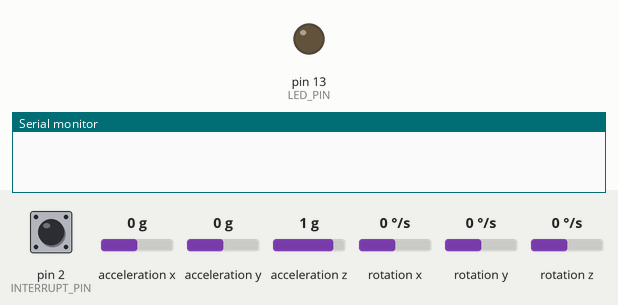
Simulated run of this sketch. Board: Arduino Leonardo, built with avr-gcc and run on an emulated ATmega32U4. Shown: output pins drawn as LEDs (lit = HIGH), the last lines printed to the serial monitor. Wiring (inferred from the names in the program): MPU-6050 motion sensor at I2C address 0x68. Dashed ring = blinking. The inputs (shaded band) are chosen by the test bench; at power-on: acceleration y 0 g, pin 2 (INTERRUPT_PIN) LOW, acceleration x 0 g, acceleration z 1 g, rotation x 0 °/s, rotation y 0 °/s, rotation z 0 °/s. The sensor or clock chip raises its interrupt line as the real part does.

Above: at 0.1 s.
At 1.7 s:
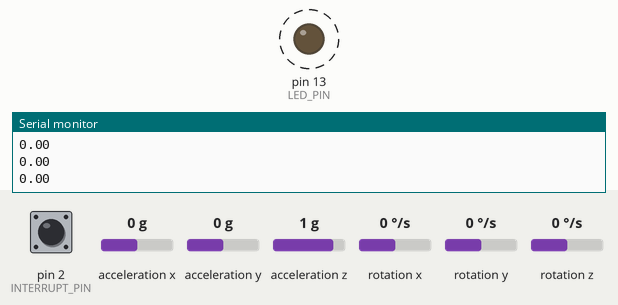
1.8 s: acceleration y set to 0.8 g
At 2.1 s:
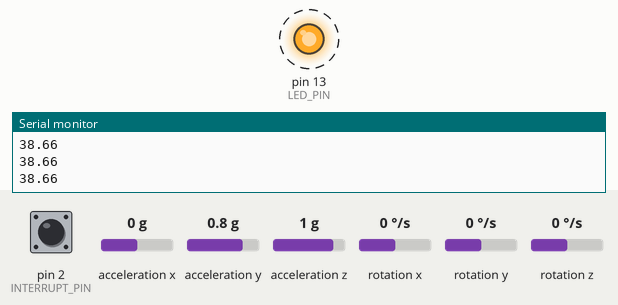
Timing chart, 0 to 57.3 s (numbered marks = the images above; inputs shaded):
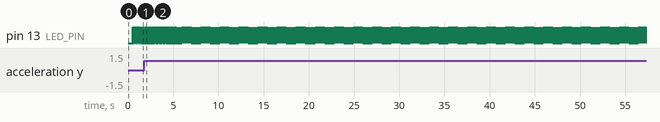

Measured:
- after the input at 1.8 s, pin 13 (LED_PIN): alternates HIGH for 0.03 s and LOW for 0.03 s, starting after 0.55 s
- by itself, pin 13 (LED_PIN): alternates HIGH for 0.02 s and LOW for 0.02 s

The sketch:

smart_home_training.ino
```cpp
// I2C device class (I2Cdev) demonstration Arduino sketch for MPU6050 class using DMP (MotionApps v2.0)
// 6/21/2012 by Jeff Rowberg <jeff@rowberg.net>
// Updates should (hopefully) always be available at https://github.com/jrowberg/i2cdevlib
//
// Changelog:
//      2019-07-08 - Added Auto Calibration and offset generator
//         - and altered FIFO retrieval sequence to avoid using blocking code
//      2016-04-18 - Eliminated a potential infinite loop
//      2013-05-08 - added seamless Fastwire support
//                 - added note about gyro calibration
//      2012-06-21 - added note about Arduino 1.0.1 + Leonardo compatibility error
//      2012-06-20 - improved FIFO overflow handling and simplified read process
//      2012-06-19 - completely rearranged DMP initialization code and simplification
//      2012-06-13 - pull gyro and accel data from FIFO packet instead of reading directly
//      2012-06-09 - fix broken FIFO read sequence and change interrupt detection to RISING
//      2012-06-05 - add gravity-compensated initial reference frame acceleration output
//                 - add 3D math helper file to DMP6 example sketch
//                 - add Euler output and Yaw/Pitch/Roll output formats
//      2012-06-04 - remove accel offset clearing for better results (thanks Sungon Lee)
//      2012-06-01 - fixed gyro sensitivity to be 2000 deg/sec instead of 250
//      2012-05-30 - basic DMP initialization working

/* ============================================
I2Cdev device library code is placed under the MIT license
Copyright (c) 2012 Jeff Rowberg

Permission is hereby granted, free of charge, to any person obtaining a copy
of this software and associated documentation files (the "Software"), to deal
in the Software without restriction, including without limitation the rights
to use, copy, modify, merge, publish, distribute, sublicense, and/or sell
copies of the Software, and to permit persons to whom the Software is
furnished to do so, subject to the following conditions:

The above copyright notice and this permission notice shall be included in
all copies or substantial portions of the Software.

THE SOFTWARE IS PROVIDED "AS IS", WITHOUT WARRANTY OF ANY KIND, EXPRESS OR
IMPLIED, INCLUDING BUT NOT LIMITED TO THE WARRANTIES OF MERCHANTABILITY,
FITNESS FOR A PARTICULAR PURPOSE AND NONINFRINGEMENT. IN NO EVENT SHALL THE
AUTHORS OR COPYRIGHT HOLDERS BE LIABLE FOR ANY CLAIM, DAMAGES OR OTHER
LIABILITY, WHETHER IN AN ACTION OF CONTRACT, TORT OR OTHERWISE, ARISING FROM,
OUT OF OR IN CONNECTION WITH THE SOFTWARE OR THE USE OR OTHER DEALINGS IN
THE SOFTWARE.
===============================================
*/

// I2Cdev and MPU6050 must be installed as libraries, or else the .cpp/.h files
// for both classes must be in the include path of your project
#include "I2Cdev.h"

#include "MPU6050_6Axis_MotionApps20.h"
//#include "MPU6050.h" // not necessary if using MotionApps include file
#include <SoftwareSerial.h>
#include "Wire.h"
// Arduino Wire library is required if I2Cdev I2CDEV_ARDUINO_WIRE implementation
// is used in I2Cdev.h
//#if I2CDEV_IMPLEMENTATION == I2CDEV_ARDUINO_WIRE
//    #include "Wire.h"
//#endif
const int MPU_addr=0x68;
int16_t AcX,AcY,AcZ,Tmp,GyX,GyY,GyZ;
// class default I2C address is 0x68
// specific I2C addresses may be passed as a parameter here
// AD0 low = 0x68 (default for SparkFun breakout and InvenSense evaluation board)
// AD0 high = 0x69
MPU6050 mpu;
//MPU6050 mpu(0x69); // <-- use for AD0 high

/* =========================================================================
   NOTE: In addition to connection 3.3v, GND, SDA, and SCL, this sketch
   depends on the MPU-6050's INT pin being connected to the Arduino's
   external interrupt #0 pin. On the Arduino Uno and Mega 2560, this is
   digital I/O pin 2.
 * ========================================================================= */

/* =========================================================================
   NOTE: Arduino v1.0.1 with the Leonardo board generates a compile error
   when using Serial.write(buf, len). The Teapot output uses this method.
   The solution requires a modification to the Arduino USBAPI.h file, which
   is fortunately simple, but annoying. This will be fixed in the next IDE
   release. For more info, see these links:

   http://arduino.cc/forum/index.php/topic,109987.0.html
   http://code.google.com/p/arduino/issues/detail?id=958
 * ========================================================================= */


// uncomment "OUTPUT_READABLE_QUATERNION" if you want to see the actual
// quaternion components in a [w, x, y, z] format (not best for parsing
// on a remote host such as Processing or something though)
//#define OUTPUT_READABLE_QUATERNION

// uncomment "OUTPUT_READABLE_EULER" if you want to see Euler angles
// (in degrees) calculated from the quaternions coming from the FIFO.
// Note that Euler angles suffer from gimbal lock (for more info, see
// http://en.wikipedia.org/wiki/Gimbal_lock)
//#define OUTPUT_READABLE_EULER

// uncomment "OUTPUT_READABLE_YAWPITCHROLL" if you want to see the yaw/
// pitch/roll angles (in degrees) calculated from the quaternions coming
// from the FIFO. Note this also requires gravity vector calculations.
// Also note that yaw/pitch/roll angles suffer from gimbal lock (for
// more info, see: http://en.wikipedia.org/wiki/Gimbal_lock)
#define OUTPUT_READABLE_YAWPITCHROLL

// uncomment "OUTPUT_READABLE_REALACCEL" if you want to see acceleration
// components with gravity removed. This acceleration reference frame is
// not compensated for orientation, so +X is always +X according to the
// sensor, just without the effects of gravity. If you want acceleration
// compensated for orientation, us OUTPUT_READABLE_WORLDACCEL instead.
//#define OUTPUT_READABLE_REALACCEL

// uncomment "OUTPUT_READABLE_WORLDACCEL" if you want to see acceleration
// components with gravity removed and adjusted for the world frame of
// reference (yaw is relative to initial orientation, since no magnetometer
// is present in this case). Could be quite handy in some cases.
//#define OUTPUT_READABLE_WORLDACCEL

// uncomment "OUTPUT_TEAPOT" if you want output that matches the
// format used for the InvenSense teapot demo
//#define OUTPUT_TEAPOT


#define INTERRUPT_PIN 2  // use pin 2 on Arduino Uno & most boards
#define LED_PIN 13 // (Arduino is 13, Teensy is 11, Teensy++ is 6)
bool blinkState = false;

// MPU control/status vars
bool dmpReady = false;  // set true if DMP init was successful
uint8_t mpuIntStatus;   // holds actual interrupt status byte from MPU
uint8_t devStatus;      // return status after each device operation (0 = success, !0 = error)
uint16_t packetSize;    // expected DMP packet size (default is 42 bytes)
uint16_t fifoCount;     // count of all bytes currently in FIFO
uint8_t fifoBuffer[64]; // FIFO storage buffer
int32_t tmp1=1000;
int32_t tmp2;
uint16_t count1=0;
uint16_t count2=0;
// orientation/motion vars
Quaternion q;           // [w, x, y, z]         quaternion container
VectorInt16 aa;         // [x, y, z]            accel sensor measurements
VectorInt16 aaReal;     // [x, y, z]            gravity-free accel sensor measurements
VectorInt16 aaWorld;    // [x, y, z]            world-frame accel sensor measurements
VectorFloat gravity;    // [x, y, z]            gravity vector
float euler[3];         // [psi, theta, phi]    Euler angle container
float ypr[3];           // [yaw, pitch, roll]   yaw/pitch/roll container and gravity vector

// packet structure for InvenSense teapot demo
uint8_t teapotPacket[14] = { '$', 0x02, 0,0, 0,0, 0,0, 0,0, 0x00, 0x00, '\r', '\n' };
SoftwareSerial bluetooth(10, 11);


// ================================================================
// ===               INTERRUPT DETECTION ROUTINE                ===
// ================================================================

volatile bool mpuInterrupt = false;     // indicates whether MPU interrupt pin has gone high
void dmpDataReady() {
    mpuInterrupt = true;
}


// ================================================================
// ===                      INITIAL SETUP                       ===
// ================================================================

void setup() {
    // join I2C bus (I2Cdev library doesn't do this automatically)
    bluetooth.println("setup1");
//    #if I2CDEV_IMPLEMENTATION == I2CDEV_ARDUINO_WIRE
    Wire.begin();
    Wire.setClock(400000); // 400kHz I2C clock. Comment this line if having compilation difficulties
//    #elif I2CDEV_IMPLEMENTATION == I2CDEV_BUILTIN_FASTWIRE
//      Fastwire::setup(400, true);
//    #endif
    Wire.beginTransmission(MPU_addr);
    Wire.write(0x6B);  // PWR_MGMT_1 register
    Wire.write(0);     // set to zero (wakes up the MPU-6050)
    Wire.endTransmission(true);
    // initialize serial communication
    // (115200 chosen because it is required for Teapot Demo output, but it's
    // really up to you depending on your project)
    Serial.begin(9600);
    while (!Serial); // wait for Leonardo enumeration, others continue immediately
    bluetooth.begin(9600);
    bluetooth.println("setup2");
    // NOTE: 8MHz or slower host processors, like the Teensy @ 3.3V or Arduino
    // Pro Mini running at 3.3V, cannot handle this baud rate reliably due to
    // the baud timing being too misaligned with processor ticks. You must use
    // 38400 or slower in these cases, or use some kind of external separate
    // crystal solution for the UART timer.

    // initialize device
    ////Serial.println(F("Initializing I2C devices..."));
    mpu.initialize();
    pinMode(INTERRUPT_PIN, INPUT);

    // verify connection
    ////Serial.println(F("Testing device connections..."));
    ////Serial.println(mpu.testConnection() ? F("MPU6050 connection successful") : F("MPU6050 connection failed"));

    // wait for ready
    ////Serial.println(F("\nSend any character to begin DMP programming and demo: "));
    while (Serial.available() && Serial.read()); // empty buffer
    //while (!Serial.available());                 // wait for data
    while (Serial.available() && Serial.read()); // empty buffer again

    // load and configure the DMP
    ////Serial.println(F("Initializing DMP..."));
    devStatus = mpu.dmpInitialize();

    // supply your own gyro offsets here, scaled for min sensitivity
    mpu.setXGyroOffset(220);
    mpu.setYGyroOffset(76);
    mpu.setZGyroOffset(-85);
    mpu.setZAccelOffset(1788); // 1688 factory default for my test chip
    bluetooth.println("setup3");
    // make sure it worked (returns 0 if so)
    if (devStatus == 0) {
        // Calibration Time: generate offsets and calibrate our MPU6050
        mpu.CalibrateAccel(6);
        mpu.CalibrateGyro(6);
        mpu.PrintActiveOffsets();
        // turn on the DMP, now that it's ready
        ////Serial.println(F("Enabling DMP..."));
        mpu.setDMPEnabled(true);

        // enable Arduino interrupt detection
        //Serial.print(F("Enabling interrupt detection (Arduino external interrupt "));
        //Serial.print(digitalPinToInterrupt(INTERRUPT_PIN));
        ////Serial.println(F(")..."));
        attachInterrupt(digitalPinToInterrupt(INTERRUPT_PIN), dmpDataReady, RISING);
        mpuIntStatus = mpu.getIntStatus();

        // set our DMP Ready flag so the main loop() function knows it's okay to use it
        ////Serial.println(F("DMP ready! Waiting for first interrupt..."));
        dmpReady = true;

        // get expected DMP packet size for later comparison
        packetSize = mpu.dmpGetFIFOPacketSize();
    } else {
        // ERROR!
        // 1 = initial memory load failed
        // 2 = DMP configuration updates failed
        // (if it's going to break, usually the code will be 1)
        //Serial.print(F("DMP Initialization failed (code "));
        //Serial.print(devStatus);
        ////Serial.println(F(")"));
    }
    bluetooth.println("setup4");
    // configure LED for output
    pinMode(LED_PIN, OUTPUT);
    //Serial.println("0 0 0");
}


// ================================================================
// ===                    MAIN PROGRAM LOOP                     ===
// ================================================================

void loop() {
    // if programming failed, don't try to do anything
    if (!dmpReady){
      Serial.println(dmpReady);
      return;
    }

    // wait for MPU interrupt or extra packet(s) available
    /*while (!mpuInterrupt && fifoCount < packetSize) {
        Serial.println(mpuInterrupt);
        Serial.println(fifoCount);
        Serial.println(packetSize);
        delay(1000);
        if (mpuInterrupt && fifoCount < packetSize) {
          // try to get out of the infinite loop
          fifoCount = mpu.getFIFOCount();
        }
        // other program behavior stuff here
        // .
        // .
        // .
        // if you are really paranoid you can frequently test in between other
        // stuff to see if mpuInterrupt is true, and if so, "break;" from the
        // while() loop to immediately process the MPU data
        // .
        // .
        // .
    }*/
    // reset interrupt flag and get INT_STATUS byte
    mpuInterrupt = false;
    mpuIntStatus = mpu.getIntStatus();

    // get current FIFO count
    fifoCount = mpu.getFIFOCount();
   if(fifoCount < packetSize){
           //Lets go back and wait for another interrupt. We shouldn't be here, we got an interrupt from another event
         // This is blocking so don't do it   while (fifoCount < packetSize) fifoCount = mpu.getFIFOCount();
   }
    // check for overflow (this should never happen unless our code is too inefficient)
    else if ((mpuIntStatus & _BV(MPU6050_INTERRUPT_FIFO_OFLOW_BIT)) || fifoCount >= 1024) {
        // reset so we can continue cleanly
        mpu.resetFIFO();
      //  fifoCount = mpu.getFIFOCount();  // will be zero after reset no need to ask
        ////Serial.println(F("FIFO overflow!"));

    // otherwise, check for DMP data ready interrupt (this should happen frequently)
    } else if (mpuIntStatus & _BV(MPU6050_INTERRUPT_DMP_INT_BIT)) {

        // read a packet from FIFO
   while(fifoCount >= packetSize){ // Lets catch up to NOW, someone is using the dreaded delay()!
      mpu.getFIFOBytes(fifoBuffer, packetSize);
      // track FIFO count here in case there is > 1 packet available
      // (this lets us immediately read more without waiting for an interrupt)
      fifoCount -= packetSize;
   }
        #ifdef OUTPUT_READABLE_QUATERNION
            // display quaternion values in easy matrix form: w x y z
            mpu.dmpGetQuaternion(&q, fifoBuffer);
            Serial.print("quat\t");
            Serial.print(q.w);
            Serial.print("\t");
            Serial.print(q.x);
            Serial.print("\t");
            Serial.print(q.y);
            Serial.print("\t");
            Serial.println(q.z);
        #endif

        #ifdef OUTPUT_READABLE_EULER
            // display Euler angles in degrees
            mpu.dmpGetQuaternion(&q, fifoBuffer);
            mpu.dmpGetEuler(euler, &q);
            Serial.print("euler\t");
            Serial.print(euler[0] * 180/M_PI);
            Serial.print("\t");
            Serial.print(euler[1] * 180/M_PI);
            Serial.print("\t");
            Serial.println(euler[2] * 180/M_PI);
        #endif

        #ifdef OUTPUT_READABLE_YAWPITCHROLL
            // display Euler angles in degrees
            if(count1>200&&count2<50){
              mpu.dmpGetQuaternion(&q, fifoBuffer);
              mpu.dmpGetGravity(&gravity, &q);
              mpu.dmpGetYawPitchRoll(ypr, &q, &gravity);
              Serial.print(ypr[2] * 180/M_PI);
              Serial.println("\tunbalance");
              bluetooth.print(ypr[2] * 180/M_PI);
              bluetooth.println("\tunbalance");
              if(ypr[2] * 180/M_PI<20&&ypr[2] * 180/M_PI>-20){
                count2++;
              }
              else{
                count2=0;
              }
            }
            else{
              mpu.dmpGetQuaternion(&q, fifoBuffer);
              mpu.dmpGetGravity(&gravity, &q);
              mpu.dmpGetYawPitchRoll(ypr, &q, &gravity);
              bluetooth.println(ypr[2] * 180/M_PI);
              Serial.println(ypr[2] * 180/M_PI);
              if(ypr[2] * 180/M_PI>20||ypr[2] * 180/M_PI<-20&&count2<50){
                count1++;
              }
              else if(ypr[2] * 180/M_PI<20&&ypr[2] * 180/M_PI>-20&&count1>0&&count2<50){
                count2++;
              }
              else{
                count1=0;
                count2=0;
              }
            }
        #endif

        #ifdef OUTPUT_READABLE_REALACCEL
            // display real acceleration, adjusted to remove gravity
            mpu.dmpGetQuaternion(&q, fifoBuffer);
            mpu.dmpGetAccel(&aa, fifoBuffer);
            mpu.dmpGetGravity(&gravity, &q);
            mpu.dmpGetLinearAccel(&aaReal, &aa, &gravity);
            bluetooth.print("areal\t");
            bluetooth.print(aaReal.x);
            bluetooth.print("\t");
            bluetooth.print(aaReal.y);
            bluetooth.print("\t");
            bluetooth.println(aaReal.z);
            Serial.print("areal\t");
            Serial.print(aaReal.x);
            Serial.print("\t");
            Serial.print(aaReal.y);
            Serial.print("\t");
            Serial.println(aaReal.z);
        #endif

        #ifdef OUTPUT_READABLE_WORLDACCEL
            // display initial world-frame acceleration, adjusted to remove gravity
            // and rotated based on known orientation from quaternion
            mpu.dmpGetQuaternion(&q, fifoBuffer);
            mpu.dmpGetAccel(&aa, fifoBuffer);
            mpu.dmpGetGravity(&gravity, &q);
            mpu.dmpGetLinearAccel(&aaReal, &aa, &gravity);
            mpu.dmpGetLinearAccelInWorld(&aaWorld, &aaReal, &q);
            /*Serial.print("aworld\t");
            Serial.print(aaWorld.x);
            Serial.print("\t");
            Serial.print(aaWorld.y);
            Serial.print("\t");
            Serial.println(aaWorld.z);*/
            tmp2=aaWorld.z;
            if(tmp1*tmp2<-10000){
              Serial.print(tmp1);
              Serial.print(", ");
              Serial.println(tmp2);
              tmp1=tmp2;
            }
        #endif

        #ifdef OUTPUT_TEAPOT
            // display quaternion values in InvenSense Teapot demo format:
            teapotPacket[2] = fifoBuffer[0];
            teapotPacket[3] = fifoBuffer[1];
            teapotPacket[4] = fifoBuffer[4];
            teapotPacket[5] = fifoBuffer[5];
            teapotPacket[6] = fifoBuffer[8];
            teapotPacket[7] = fifoBuffer[9];
            teapotPacket[8] = fifoBuffer[12];
            teapotPacket[9] = fifoBuffer[13];
            Serial.write(teapotPacket, 14);
            teapotPacket[11]++; // packetCount, loops at 0xFF on purpose
        #endif

        // blink LED to indicate activity
        blinkState = !blinkState;
        digitalWrite(LED_PIN, blinkState);
    }
}
```
